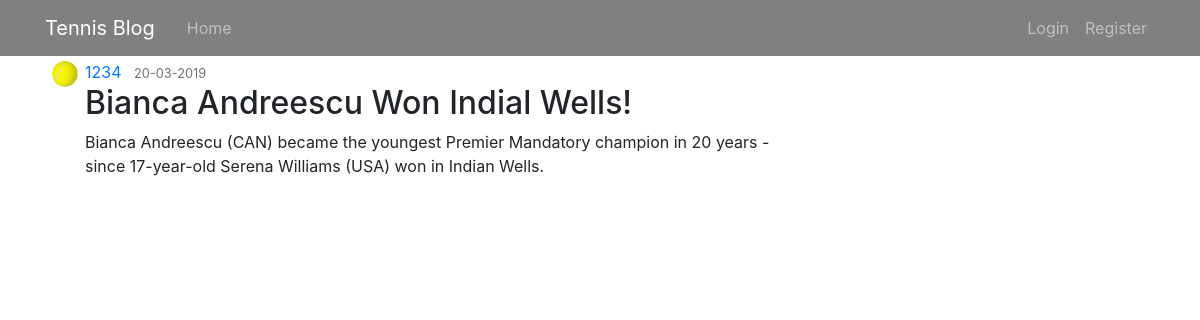
/post/1, run on the app's committed database.
### tennis_blog.py (models this page shows, shortened)
class User(db.Model, UserMixin):
    id = db.Column(db.Integer, primary_key=True)
    username = db.Column(db.String(20), unique=True, nullable=False)
    email = db.Column(db.String(120), unique=True, nullable=False)
    image_file = db.Column(db.String(20), nullable=False, default='default.jpg')
    password = db.Column(db.String(60), nullable=False)
    posts = db.relationship('Post', backref='author', lazy=True)

class Post(db.Model):
    id = db.Column(db.Integer, primary_key=True)
    title = db.Column(db.String(100), nullable=False)
    date_posted = db.Column(db.DateTime, nullable=False, default=datetime.utcnow)
    content = db.Column(db.Text, nullable=False)
    user_id = db.Column(db.Integer, db.ForeignKey('user.id'), nullable=False)

### tennis_blog.py (the view)
@app.route("/post/<int:post_id>")
def post(post_id):
    post = Post.query.get_or_404(post_id)
    return render_template('post.html', title=post.title, post=post)

### templates/post.html (shortened to what this page needs)
{% extends "position.html" %}
{% block content %}
    <article class="media content-section">
        <img class="rounded-circle article-img" style="width: 40px" src="/static/acc_image/default.jpg">
        <div class="media-body">
            <div class="article-metadata">
                <a class="mr-2" href="{{ url_for('user_posts', username=post.author.username) }}">{{ post.author.username }}</a>
                <small class="text-muted">{{ post.date_posted.strftime('%d-%m-%Y') }}</small>
            </div>
            <h2 class="article-title">{{ post.title }}</h2>
            <p class="article-content">{{ post.content }}</p>
        </div>
    </article>
{% endblock  content %}

### data on the page
User: author.username "1234"
Post: date_posted "20-03-2019", title "Bianca Andreescu Won Indial Wells!", content "Bianca Andreescu (CAN) became the youngest Premier Mandatory champion in 20 years - since 17-year-old Serena Williams (USA) won in Indian Wells."
